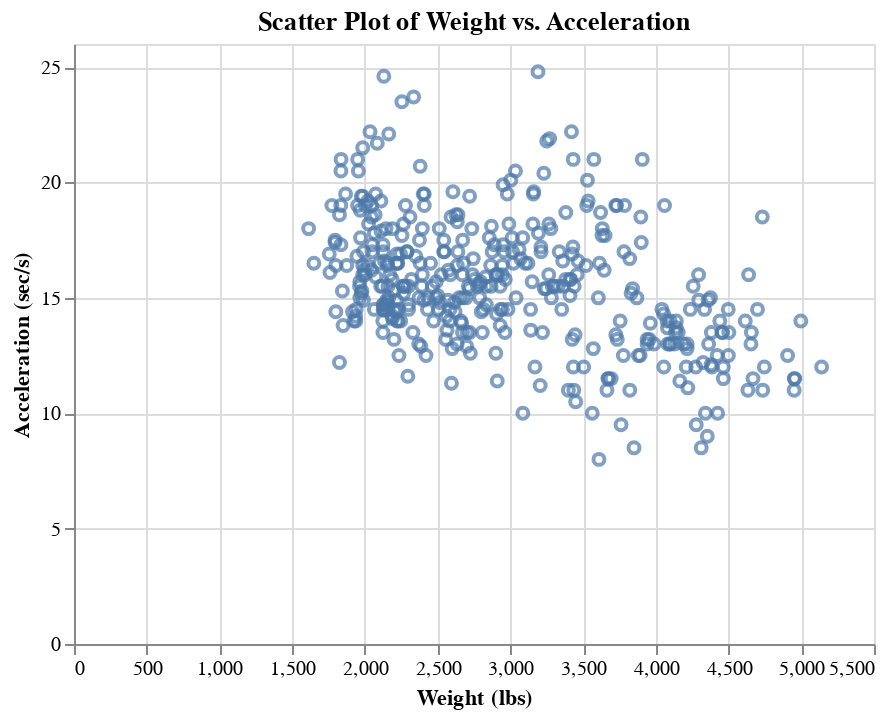

The code cell stored with this chart in its notebook:
### Code cell
import altair as alt
import pandas as pd

data = df
# Create a scatter plot using the encode function
chart = alt.Chart(data).mark_point().encode(
    x=alt.X('weight:Q', title='Weight (lbs)'),
    y=alt.Y('acceleration:Q', title='Acceleration (sec/s)'),
    tooltip=['weight:Q', 'acceleration:Q']
).properties(
    title='Scatter Plot of Weight vs. Acceleration',
    width=400,
    height=300
)

chart

### Figure 1 — Vega-Lite specification as saved in the notebook (floating-point values rounded to 4 significant figures; data arrays with more than 128 entries replaced by an {"elided": "..."} marker saying what was removed)
{"config": {"view": {"continuousWidth": 300, "continuousHeight": 300}}, "data": {"name": "data-f1198cc0481ad698d7dc4699e0a3efa7"}, "mark": {"type": "point"}, "encoding": {"tooltip": [{"field": "weight", "type": "quantitative"}, {"field": "acceleration", "type": "quantitative"}], "x": {"field": "weight", "title": "Weight (lbs)", "type": "quantitative"}, "y": {"field": "acceleration", "title": "Acceleration (sec/s)", "type": "quantitative"}}, "height": 300, "title": "Scatter Plot of Weight vs. Acceleration", "width": 400, "$schema": "https://vega.github.io/schema/vega-lite/v5.8.0.json", "datasets": {"data-f1198cc0481ad698d7dc4699e0a3efa7": {"elided": "398 records"}}}
